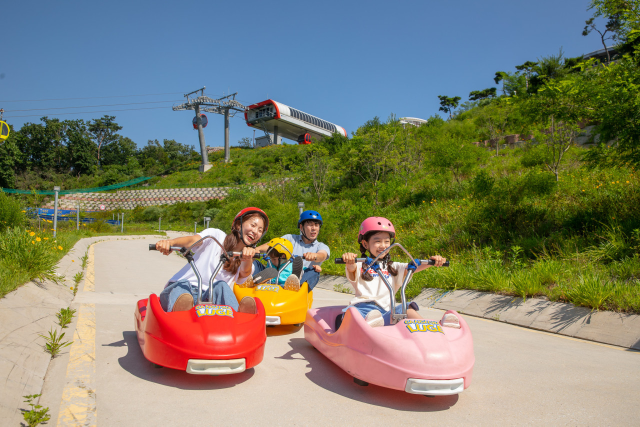
#> input picture src/강화도/강화도 (1).jpeg, 1280 x 853 px (shown at 1/2 size)
$ python make_icon.py '../src/강화도/강화도 (1).jpeg'
#> lines starting #> are read from the running program, lines starting #| are printed output that depends on the picture
"""
CocoTrip PWA 아이콘 생성기 v2
- 배경색이 모서리까지 완전히 꽉 차는 maskable 아이콘 생성
- 원본 이미지의 라운드 코너를 제거하고 직각으로 처리
"""
from PIL import Image, ImageDraw
import sys, os

SRC = sys.argv[1] if len(sys.argv) > 1 else None
OUT_DIR = os.path.join(os.path.dirname(os.path.dirname(__file__)), "public", "icons")
BG_COLOR = (10, 11, 20)  # #0a0b14

if not SRC or not os.path.exists(SRC):
    print(f"Usage: python make_icon.py <source_image.png>")
    sys.exit(1)

img = Image.open(SRC).convert("RGBA")
w, h = img.size
#> w = 1280; h = 853

# 원본에서 로고+텍스트만 중앙 부분 추출 (모서리 라운드 영역 제외)
# 전체의 약 85% 영역만 크롭 (모서리 라운드 부분 잘라냄)
crop_margin = int(w * 0.08)
#> crop_margin = 102
content = img.crop((crop_margin, crop_margin, w - crop_margin, h - crop_margin))
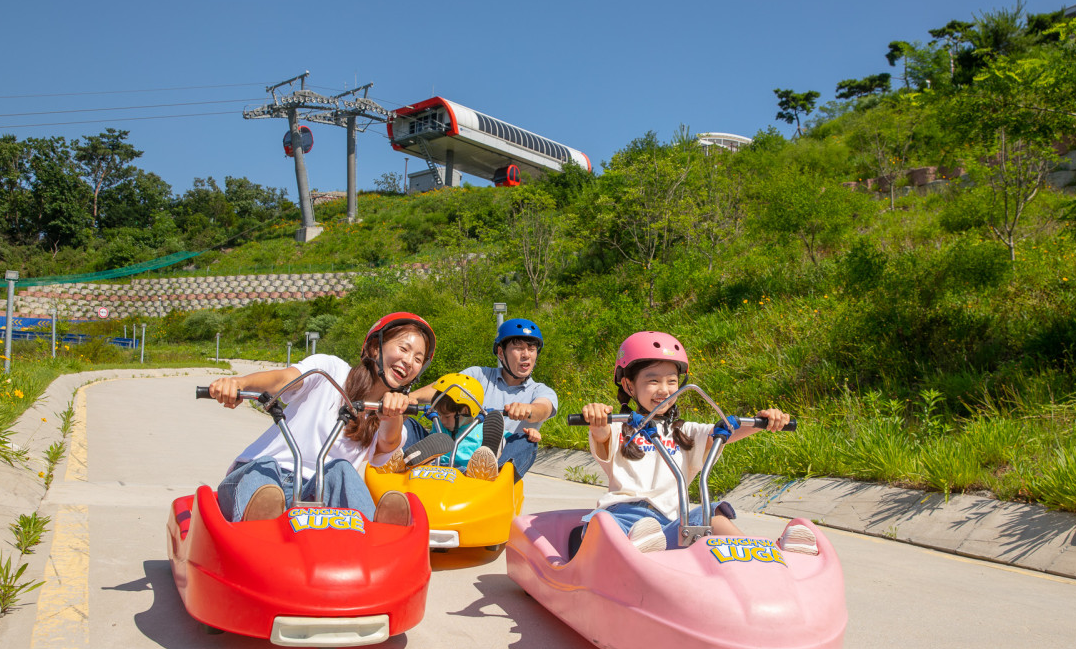
#> content: PIL image 1076x649 RGBA; mean R, G, B, A 128, 124.9, 99, 255

for size, name in [(512, "icon-512.png"), (192, "icon-192.png")]:
    # 완전 직각 배경 캔버스
    canvas = Image.new("RGB", (size, size), BG_COLOR)

    # 컨텐츠를 maskable safe zone (80%)에 맞게 리사이즈
    safe_size = int(size * 0.78)
    content_resized = content.resize((safe_size, safe_size), Image.LANCZOS)

    # RGBA → RGB 합성 (배경색 위에)
    rgba_canvas = Image.new("RGBA", (size, size), BG_COLOR + (255,))
    offset = (size - safe_size) // 2
    rgba_canvas.paste(content_resized, (offset, offset), content_resized)

    # 최종 RGB 변환 (투명 영역 없음)
    final = Image.new("RGB", (size, size), BG_COLOR)
    final.paste(rgba_canvas, mask=rgba_canvas.split()[3])

    # 4개 모서리 영역을 강제로 배경색으로 펠(원본 라운드 잔해 제거)
    draw = ImageDraw.Draw(final)
    corner_size = int(size * 0.05)
    # 4개 모서리 삼각형 영역
    for x in range(corner_size):
        for y in range(corner_size):
            r, g, b = final.getpixel((x, y))
            if abs(r - BG_COLOR[0]) < 30 and abs(g - BG_COLOR[1]) < 30 and abs(b - BG_COLOR[2]) < 30:
                draw.point((x, y), fill=BG_COLOR)
            # 우상단
            r, g, b = final.getpixel((size-1-x, y))
            if abs(r - BG_COLOR[0]) < 30 and abs(g - BG_COLOR[1]) < 30 and abs(b - BG_COLOR[2]) < 30:
                draw.point((size-1-x, y), fill=BG_COLOR)
            # 좌하단
            r, g, b = final.getpixel((x, size-1-y))
            if abs(r - BG_COLOR[0]) < 30 and abs(g - BG_COLOR[1]) < 30 and abs(b - BG_COLOR[2]) < 30:
                draw.point((x, size-1-y), fill=BG_COLOR)
            # 우하단
            r, g, b = final.getpixel((size-1-x, size-1-y))
            if abs(r - BG_COLOR[0]) < 30 and abs(g - BG_COLOR[1]) < 30 and abs(b - BG_COLOR[2]) < 30:
                draw.point((size-1-x, size-1-y), fill=BG_COLOR)

    out_path = os.path.join(OUT_DIR, name)
    final.save(out_path, "PNG")
    print(f"✅ {name}: {size}x{size} → {out_path}")
#> this loop made 2 passes
#> pass 1, `canvas = Image.new("RGB", (size, size), BG_COLOR)`:
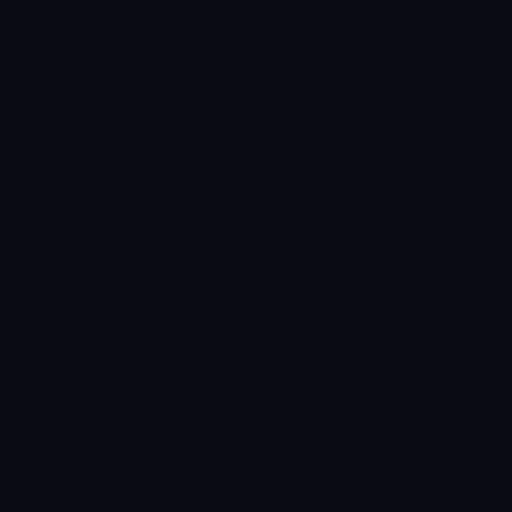
#> canvas: PIL image 512x512 RGB; mean R, G, B 10, 11, 20
#> pass 1, `content_resized = content.resize((safe_size, safe_size), Image.LANCZOS)`:
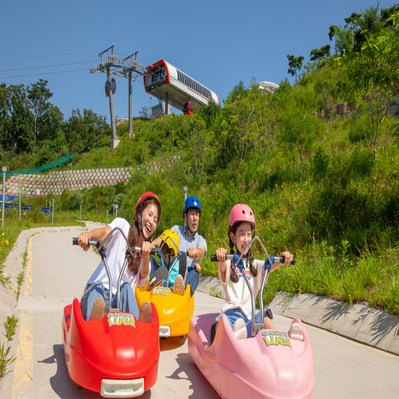
#> content_resized: PIL image 399x399 RGBA; mean R, G, B, A 128, 124.9, 99, 255
#> pass 1, `final.save(out_path, "PNG")`:
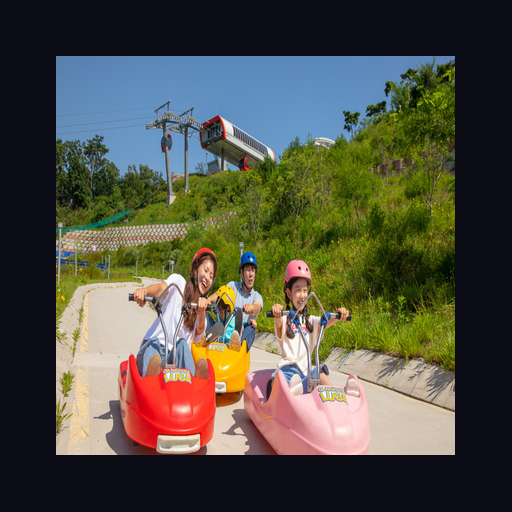
#> saved as icon-512.png: PIL image 512x512 RGB; mean R, G, B 81.6, 80.2, 68
#> after the loop:
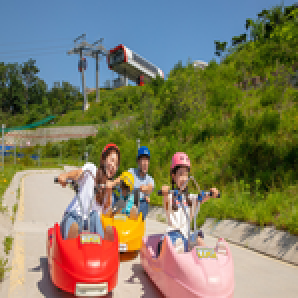
#> content_resized: PIL image 149x149 RGBA (shown 2 times larger); mean R, G, B, A 128, 124.9, 99, 255
#> after the loop:
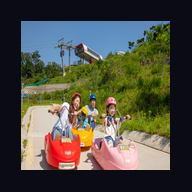
#> final: PIL image 192x192 RGB; mean R, G, B 81, 79.6, 67.6

print("\n🎉 아이콘 생성 완료! 배경이 꽉 차게 직각 모서리로 생성됨.")
print("  → 핸드폰 OS가 자동으로 라운드 마스킹 적용합니다.")

$ run again, on src/강화도/강화도 (3).jpeg
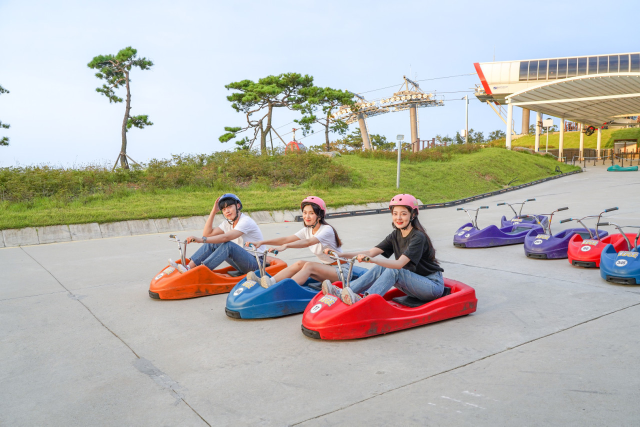
#> input picture src/강화도/강화도 (3).jpeg, 1280 x 853 px (shown at 1/2 size)
#> after the loop `for size, name in [(512, "icon-512.png"), (192, "icon-192.png")]:`:
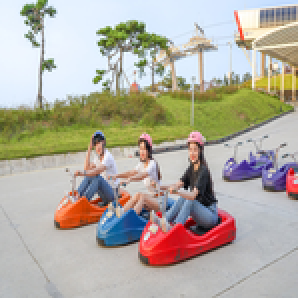
#> content_resized: PIL image 149x149 RGBA (shown 2 times larger); mean R, G, B, A 177.7, 172.2, 160.8, 255
#> after the loop `for size, name in [(512, "icon-512.png"), (192, "icon-192.png")]:`:
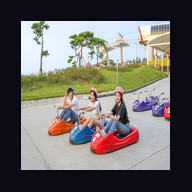
#> final: PIL image 192x192 RGB; mean R, G, B 111, 108.1, 104.8

$ run again, on src/강화도/강화도 (4).jpeg
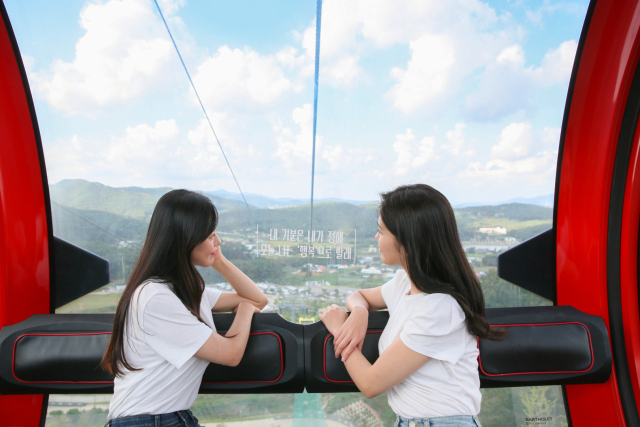
#> input picture src/강화도/강화도 (4).jpeg, 1280 x 854 px (shown at 1/2 size)
#> after the loop `for size, name in [(512, "icon-512.png"), (192, "icon-192.png")]:`:
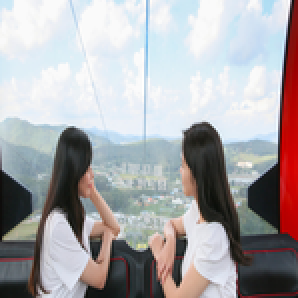
#> content_resized: PIL image 149x149 RGBA (shown 2 times larger); mean R, G, B, A 170, 167.5, 170.2, 255
#> after the loop `for size, name in [(512, "icon-512.png"), (192, "icon-192.png")]:`:
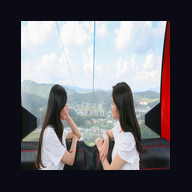
#> final: PIL image 192x192 RGB; mean R, G, B 106.3, 105.3, 110.5

$ run again, on src/강화도/강화도 (5).jpeg
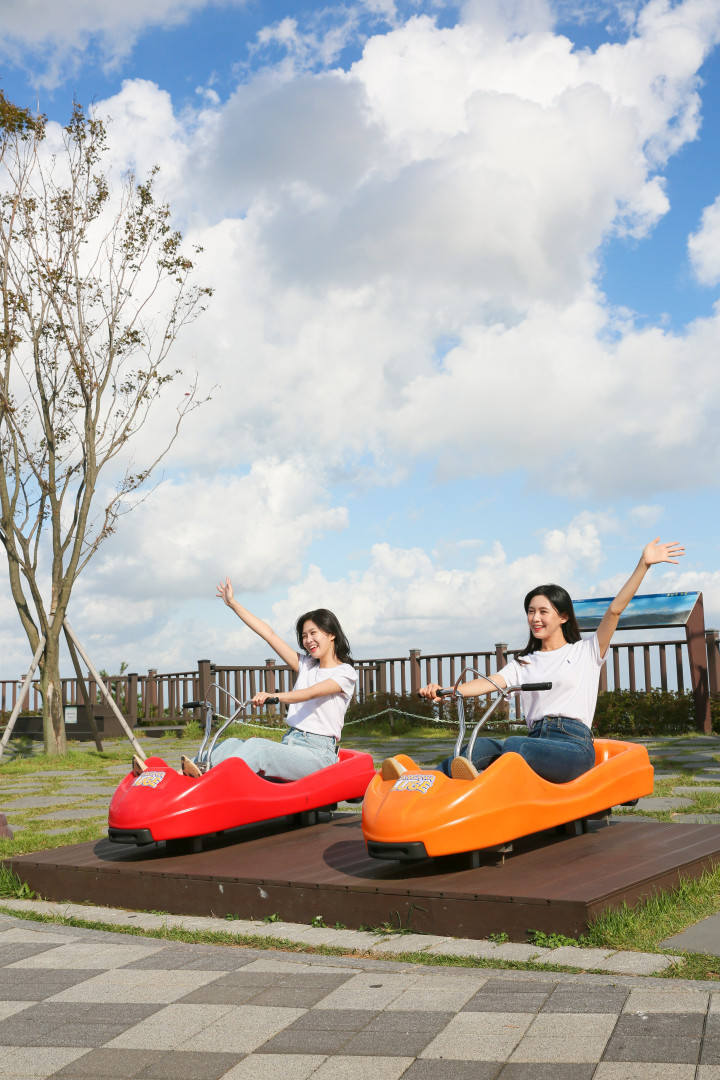
#> input picture src/강화도/강화도 (5).jpeg, 720 x 1080 px
#> after the loop `for size, name in [(512, "icon-512.png"), (192, "icon-192.png")]:`:
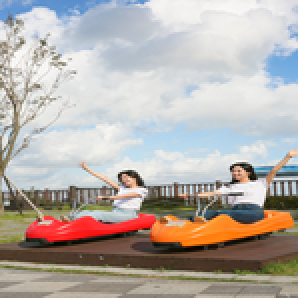
#> content_resized: PIL image 149x149 RGBA (shown 2 times larger); mean R, G, B, A 181.1, 173.9, 168.5, 255
#> after the loop `for size, name in [(512, "icon-512.png"), (192, "icon-192.png")]:`:
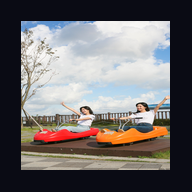
#> final: PIL image 192x192 RGB; mean R, G, B 113.1, 109.1, 109.4
